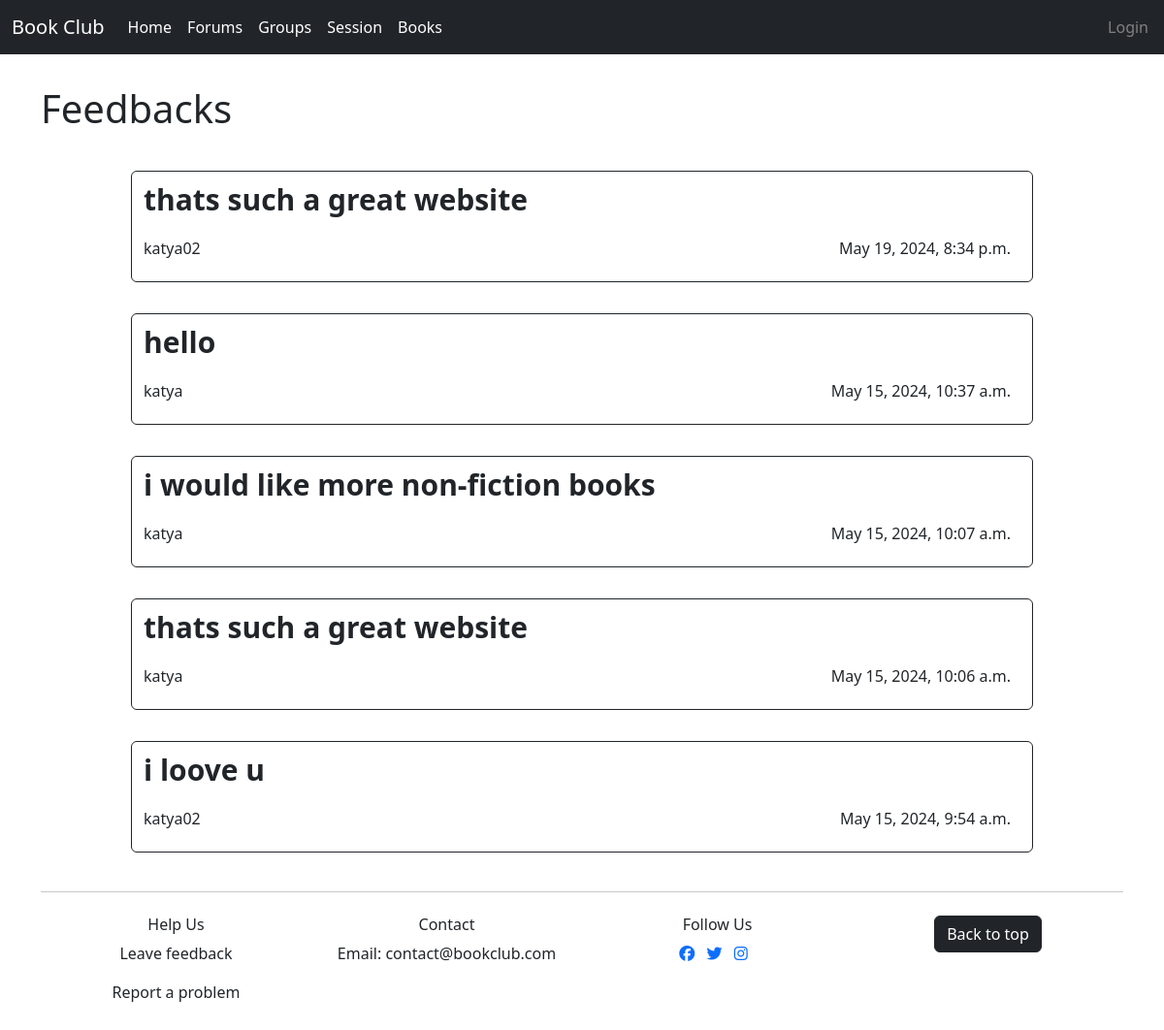
Screenshot of /manager/feedback_list with the database file from the repository.
### main/models.py (models this page shows, shortened)
class Feedback(models.Model):
    feedback = models.TextField(max_length=1000, blank=False)
    user_id = models.ForeignKey(User, blank=False, on_delete=models.CASCADE)
    date_created = models.DateTimeField(auto_now_add=True, null=True)

### manager/views.py (the view)
# urls.py: path('feedback_list', views.feedback_list, name='feedback_list'),
def feedback_list(request):
    feedbacks_list = Feedback.objects.order_by('-id')
    return render(request, 'manager/feedback_list.html', {'instance_list':feedbacks_list})

### manager/templates/manager/feedback_list.html (shortened to what this page needs)
{% extends 'main/layout.html' %}
{% block content %}
<div class="row mb-3 ">
    <div class="col-10">
        <h1>Feedbacks</h1>
    </div>
</div>
<div class="container col-10">
    <div class="row justify-content-center ">
        {% for el in instance_list %}
            <div class="forum-item btn btn-outline-dark mt-3 mb-3">
                <p class="topic">{{ el.feedback }}</p>
                <div class="details">
                    <p class="name">{{ el.user_id }}</p>
                    <p class="name">{{ el.date_created }}</p>
                </div>
            </div>
        {% endfor %}
    </div>
</div>
{% endblock %}

### manager/templates/manager/feedback_list.html (style rules this page uses)
.forum-item { text-align: left; }
.topic { font-size: 30px; font-weight: bold; }
.details { display: flex; justify-content: space-between; }
.name { margin-right: 10px; }

### rows the page displays
Feedback: feedback "thats such a great website", user_id "katya02", date_created "May 19, 2024, 8:34 p.m."
Feedback: feedback "hello", user_id "katya", date_created "May 15, 2024, 10:37 a.m."
Feedback: feedback "i would like more non-fiction books", user_id "katya", date_created "May 15, 2024, 10:07 a.m."
Feedback: feedback "thats such a great website", user_id "katya", date_created "May 15, 2024, 10:06 a.m."
Feedback: feedback "i loove u", user_id "katya02", date_created "May 15, 2024, 9:54 a.m."
